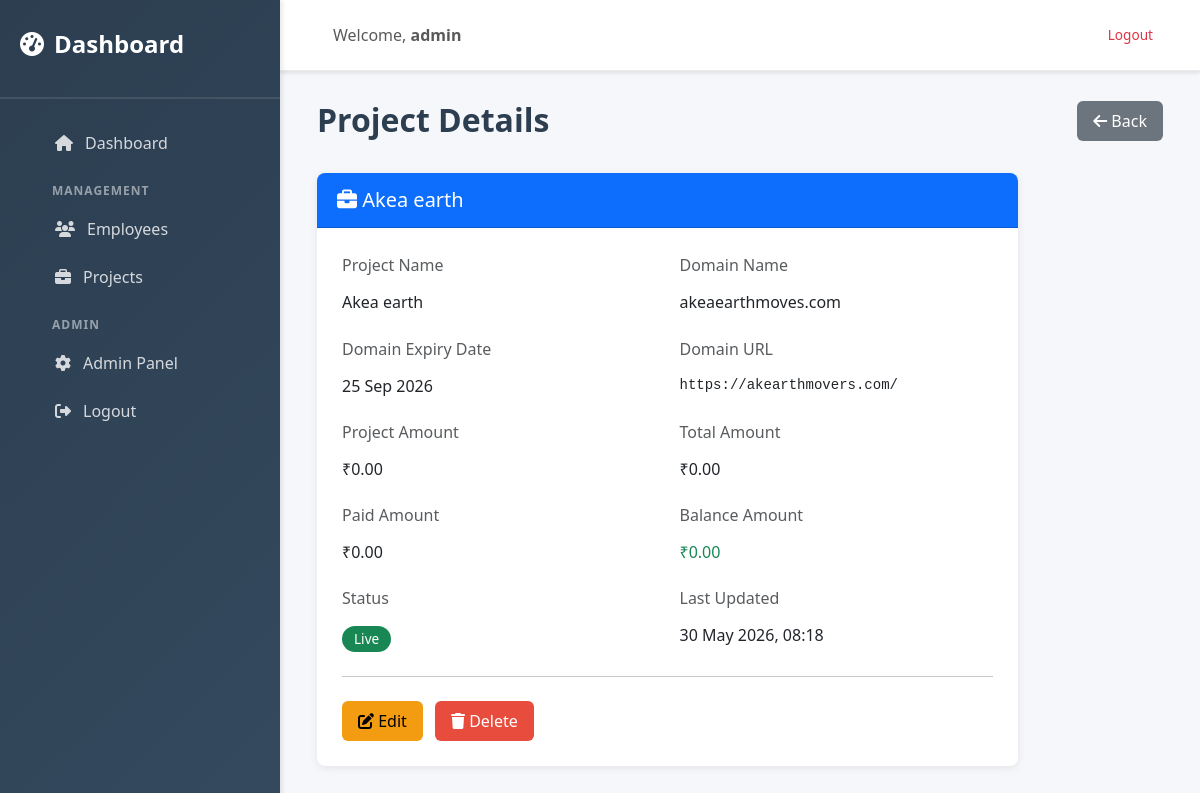
/app/projects/3/ (signed in), run on the app's committed database.
### application/models.py (models this page shows, shortened)
class Project(models.Model):
    STATUS_CHOICES = [
        ('Live', 'Live'),
        ('Not Live', 'Not Live'),
        ('Active', 'Active'),
        ('Inactive', 'Inactive'),
        ('On Hold', 'On Hold'),
        ('Completed', 'Completed'),
    ]
    project_name = models.CharField(max_length=200)
    project_domain = models.CharField(max_length=100)
    domain_expiry_date = models.DateField(null=True, blank=True)
    domain_url = models.TextField(blank=True)
    project_amount = models.DecimalField(max_digits=12, decimal_places=2)
    total_amount = models.DecimalField(max_digits=12, decimal_places=2)
    paid_amount = models.DecimalField(max_digits=12, decimal_places=2)
    status = models.CharField(max_length=20, choices=STATUS_CHOICES, default='Active')
    created_at = models.DateTimeField(auto_now_add=True)
    updated_at = models.DateTimeField(auto_now=True)
    class Meta:
        ordering = ['-created_at']
    @property
    def balance_amount(self):
        return self.total_amount - self.paid_amount

### application/views.py (the view)
# urls.py: path('projects/<int:pk>/', views.project_detail, name='project_detail'),
@login_required
def project_detail(request, pk):
    project = get_object_or_404(Project, pk=pk)
    context = {'project': project}
    return render(request, 'project/detail.html', context)

### templates/project/detail.html (shortened to what this page needs)
{% extends "base.html" %}
{% load static %}
{% block content %}
<div class="container-fluid">
    <div class="row mb-4">
        <div class="col-md-8">
            <h1 class="page-title">Project Details</h1>
        </div>
        <div class="col-md-4 text-end">
            <a href="{% url 'project_list' %}" class="btn btn-secondary">
                <i class="fas fa-arrow-left"></i> Back
            </a>
        </div>
    </div>
    <div class="row">
        <div class="col-md-10">
            <div class="card">
                <div class="card-header bg-primary text-white">
                    <h5 class="mb-0"><i class="fas fa-briefcase"></i> {{ project.project_name }}</h5>
                </div>
                <div class="card-body">
                    <div class="row mb-3">
                        <div class="col-md-6">
                            <p class="text-muted">Project Name</p>
                            <h6>{{ project.project_name }}</h6>
                        </div>
                        <div class="col-md-6">
                            <p class="text-muted">Domain Name</p>
                            <h6>{{ project.project_domain }}</h6>
                        </div>
                    </div>
                    <div class="row mb-3">
                        <div class="col-md-6">
                            <p class="text-muted">Domain Expiry Date</p>
                            <h6>{% if project.domain_expiry_date %}{{ project.domain_expiry_date|date:"d M Y" }}{% else %}-{% endif %}</h6>
                        </div>
                        <div class="col-md-6">
                            <p class="text-muted">Domain URL</p>
                            <h6>{% if project.domain_url %}<pre class="mb-0">{{ project.domain_url }}</pre>{% else %}-{% endif %}</h6>
                        </div>
                    </div>
                    <div class="row mb-3">
                        <div class="col-md-6">
                            <p class="text-muted">Project Amount</p>
                            <h6>₹{{ project.project_amount|floatformat:2 }}</h6>
                        </div>
                        <div class="col-md-6">
                            <p class="text-muted">Total Amount</p>
                            <h6>₹{{ project.total_amount|floatformat:2 }}</h6>
                        </div>
                    </div>
                    <div class="row mb-3">
                        <div class="col-md-6">
                            <p class="text-muted">Paid Amount</p>
                            <h6>₹{{ project.paid_amount|floatformat:2 }}</h6>
                        </div>
                        <div class="col-md-6">
                            <p class="text-muted">Balance Amount</p>
                            <h6 class="{% if project.balance_amount < 0 %}text-danger{% elif project.balance_amount == 0 %}text-success{% else %}text-warning{% endif %}">
                                ₹{{ project.balance_amount|floatformat:2 }}
                            </h6>
                        </div>
                    </div>
                    <div class="row mb-3">
                        <div class="col-md-6">
                            <p class="text-muted">Status</p>
                            <h6>
                                <span class="badge {% if project.status == 'Live' %}bg-success{% elif project.status == 'Not Live' %}bg-secondary{% elif project.status == 'Active' %}bg-success{% elif project.status == 'Completed' %}bg-info{% elif project.status == 'On Hold' %}bg-warning{% else %}bg-secondary{% endif %}">
                                    {{ project.status }}
                                </span>
                            </h6>
                        </div>
                        <div class="col-md-6">
                            <p class="text-muted">Last Updated</p>
                            <h6>{{ project.updated_at|date:"d M Y, H:i" }}</h6>
                        </div>
                    </div>
                    <hr>
                    <div class="mt-4">
                        <a href="{% url 'project_update' project.id %}" class="btn btn-warning me-2">
                            <i class="fas fa-edit"></i> Edit
                        </a>
                        <form method="post" action="{% url 'project_delete' project.id %}" style="display:inline;" onsubmit="return confirm('Are you sure you want to delete this project?')">
                            <button type="submit" class="btn btn-danger">
                                <i class="fas fa-trash"></i> Delete
                            </button>
                        </form>
                    </div>
                </div>
            </div>
        </div>
    </div>
</div>
{% endblock %}

### templates/base.html (shortened to what this page needs)
<!DOCTYPE html>
<html lang="en">
<head>
    <link href="https://cdn.jsdelivr.net/npm/bootstrap@5.3.0/dist/css/bootstrap.min.css" rel="stylesheet">
    <link rel="stylesheet" href="https://cdnjs.cloudflare.com/ajax/libs/font-awesome/6.4.0/css/all.min.css">
    {% load static %}
    <link rel="stylesheet" href="{% static 'css/style.css' %}">
</head>
<body>
    {% if user.is_authenticated %}
    <div class="wrapper">
        <nav class="sidebar">
            <div class="sidebar-header">
                <h3><i class="fas fa-tachometer-alt"></i> Dashboard</h3>
            </div>
            <ul class="sidebar-menu">
                <li><a href="{% url 'dashboard' %}" class="{% if 'dashboard' in request.path %}active{% endif %}"><i class="fas fa-home"></i> Dashboard</a></li>
                <li class="section-title">Management</li>
                <li><a href="{% url 'employee_list' %}" class="{% if 'employee' in request.path %}active{% endif %}"><i class="fas fa-users"></i> Employees</a></li>
                <li><a href="{% url 'project_list' %}" class="{% if 'project' in request.path %}active{% endif %}"><i class="fas fa-briefcase"></i> Projects</a></li>
                <li class="section-title">Admin</li>
                <li><a href="{% url 'admin:index' %}"><i class="fas fa-cog"></i> Admin Panel</a></li>
                <li><a href="{% url 'logout' %}"><i class="fas fa-sign-out-alt"></i> Logout</a></li>
            </ul>
        </nav>
        <div class="main-content">
            <nav class="navbar navbar-expand-lg navbar-light top-bar">
                <div class="container-fluid">
                    <span class="navbar-text ms-3">Welcome, <strong>{{ user.username }}</strong></span>
                    <div class="ms-auto">
                        <a href="{% url 'logout' %}" class="btn btn-outline-danger btn-sm">Logout</a>
                    </div>
                </div>
            </nav>
    {% endif %}
    <div class="content-wrapper{% if not user.is_authenticated %} guest-page{% endif %}">
        {% block content %}{% endblock %}
    </div>
    {% load static %}
</body>
</html>

### static/css/style.css (style rules this page uses)
:root { --primary-color: #2c3e50; --secondary-color: #3498db; --success-color: #27ae60; --danger-color: #e74c3c; --warning-color: #f39c12; --light-color: #ecf0f1; --dark-color: #2c3e50; --sidebar-width: 280px; }
* { margin: 0; padding: 0; box-sizing: border-box; }
body { font-family: 'Segoe UI', Tahoma, Geneva, Verdana, sans-serif; background-color: #f5f7fa; color: #333; }
.wrapper { display: flex; min-height: 100vh; }
.sidebar { width: var(--sidebar-width); background: linear-gradient(135deg, var(--primary-color) 0%, #34495e 100%); color: white; padding-top: 30px; box-shadow: 2px 0 5px rgba(0, 0, 0, 0.1); position: fixed; height: 100vh; overflow-y: auto; z-index: 1000; }
.sidebar-header { padding: 0 20px 30px; border-bottom: 2px solid rgba(255, 255, 255, 0.1); margin-bottom: 20px; }
.sidebar-header h3 { font-size: 1.5rem; font-weight: 600; display: flex; align-items: center; gap: 10px; }
.sidebar-menu { list-style: none; }
.sidebar-menu li { margin: 0; }
.sidebar-menu li.section-title { padding: 15px 20px 5px; font-size: 0.75rem; font-weight: 700; color: rgba(255, 255, 255, 0.5); text-transform: uppercase; letter-spacing: 1px; }
.sidebar-menu a { display: flex; align-items: center; gap: 12px; padding: 12px 20px; color: rgba(255, 255, 255, 0.8); text-decoration: none; transition: all 0.3s ease; border-left: 3px solid transparent; }
.main-content { flex: 1; margin-left: var(--sidebar-width); display: flex; flex-direction: column; }
.top-bar { background-color: white; box-shadow: 0 2px 4px rgba(0, 0, 0, 0.1); padding: 15px 25px !important; position: sticky; top: 0; z-index: 100; border-bottom: 1px solid #e9ecef; }
.content-wrapper { flex: 1; padding: 30px 25px; overflow-y: auto; }
.page-title { font-size: 2rem; font-weight: 700; color: var(--primary-color); margin-bottom: 10px; }
.card { border: none; border-radius: 8px; box-shadow: 0 2px 8px rgba(0, 0, 0, 0.08); margin-bottom: 20px; transition: transform 0.3s ease, box-shadow 0.3s ease; }
.card-header { border-radius: 8px 8px 0 0 !important; padding: 15px 20px !important; font-weight: 600; }
.card-body { padding: 25px; }
.badge { padding: 6px 12px; border-radius: 20px; font-weight: 500; font-size: 0.85rem; }
.btn { border-radius: 6px; padding: 8px 16px; font-weight: 500; transition: all 0.3s ease; border: none; }
.btn-danger { background-color: var(--danger-color); border-color: var(--danger-color); }
.btn-warning { background-color: var(--warning-color); border-color: var(--warning-color); }
.btn-sm { padding: 5px 10px; font-size: 0.85rem; }

### data on the page
Project: project_name "Akea earth", project_domain "akeaearthmoves.com", domain_expiry_date "25 Sep 2026", domain_url "https://akearthmovers.com/", project_amount "0.00", total_amount "0.00", paid_amount "0.00", balance_amount "0.00", status "Live", updated_at "30 May 2026, 08:18"

### other printed values
{{ user.username }} "admin"
